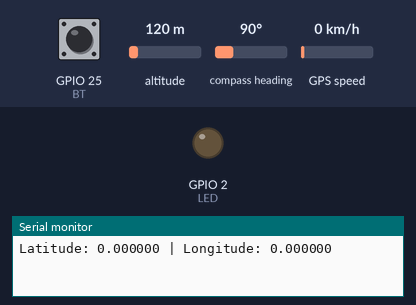
Bench run of a program on a simulated ESP32. On the bench: output pins drawn as LEDs (lit = HIGH), the last lines printed to the serial monitor. The test bench sets the inputs (shaded band); at power-on: GPIO 25 (BT) HIGH, altitude 120 m, compass heading 90°, GPS speed 0 km/h. The GPS gets a fix after 3 s at 37.7749, -122.4194 with 8 satellites.

Above: at 1.2 s.
1.3 s: GPIO 25 (BT) pulled LOW for 0.15 s
At 2.1 s:
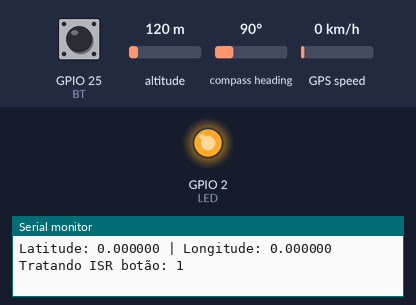
2.9 s: GPIO 25 (BT) pulled LOW for 1 s
At 3.4 s:
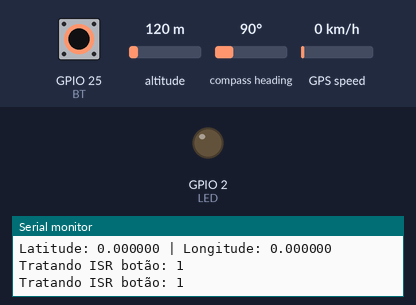
5.4 s: GPIO 25 (BT) pulled LOW for 3.2 s
At 6.4 s:
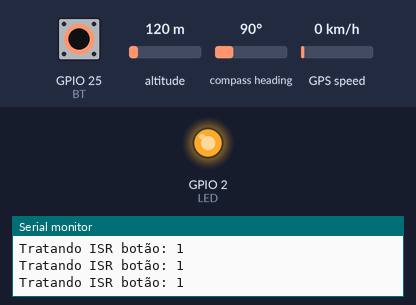
Timing chart, 0 to 8.4 s (numbered marks = the images above; inputs shaded):
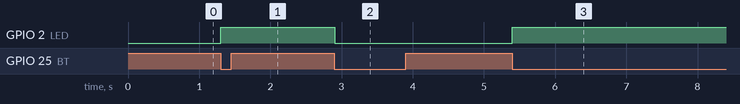

Measured:
- after the input at 1.3 s, GPIO 2 (LED): LOW → HIGH at once
- after the input at 2.9 s, GPIO 2 (LED): HIGH → LOW at once
- after the input at 5.4 s, GPIO 2 (LED): LOW → HIGH at once

The program:

main.cpp
```cpp
#include <Arduino.h>

#include <TinyGPS++.h>
#include <tinygpsplus.h>

#include "freertos/FreeRTOS.h"
#include "freertos/task.h"

#define LED 2
#define BT 25

TinyGPSPlus gps;
TaskHandle_t taskTrataBThandle;

void taskTrataBT(void *pvParameters);

void callBackBT(void){
  BaseType_t xHigherPriorityTaskWoken = pdFALSE;
  vTaskNotifyGiveFromISR(taskTrataBThandle, &xHigherPriorityTaskWoken);
  portYIELD_FROM_ISR(xHigherPriorityTaskWoken); // solicita troca de contexto se for necessário
}

void setup(){
  Serial.begin(9600);


  Serial1.begin(9600, SERIAL_8N1, 32, 33);
  pinMode(LED, OUTPUT);
  pinMode(BT, INPUT_PULLUP);

  attachInterrupt(digitalPinToInterrupt(BT), callBackBT, FALLING);

  xTaskCreate(taskTrataBT, "taskTrataBT", configMINIMAL_STACK_SIZE, NULL, 1, &taskTrataBThandle);
}

void loop(){

  while(Serial1.available()){
    gps.encode(Serial1.read());
  }

  Serial.print("Latitude: ");
  Serial.print(gps.location.lat(), 6);
  Serial.print(" | Longitude: ");
  Serial.println(gps.location.lng(), 6);

  vTaskDelay(pdMS_TO_TICKS(1000));
  String resposta = Serial1.readString();

}

void taskTrataBT(void *pvParameters){
  uint32_t quantidade = 0;
  while(1){

    quantidade = ulTaskNotifyTake(pdTRUE, portMAX_DELAY);

    Serial.println("Tratando ISR botão: " + String(quantidade));
    digitalWrite(LED, !digitalRead(LED));
    delay(500);
  }
}
```
